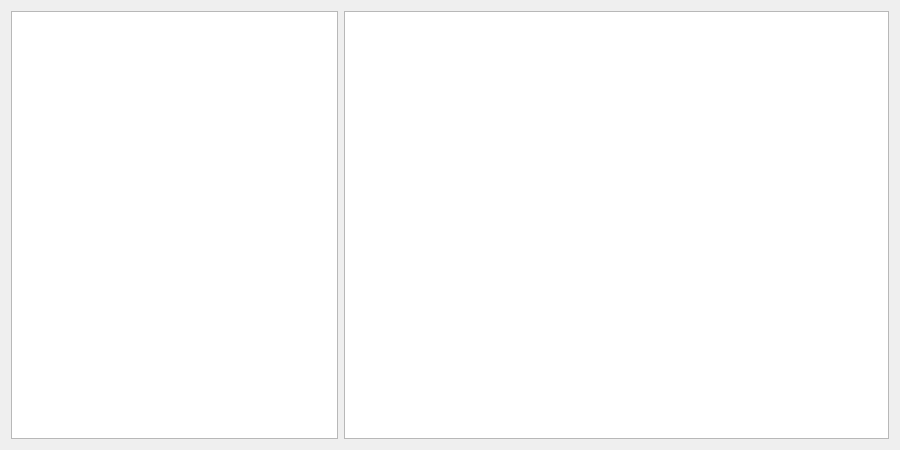
<?xml version="1.0" encoding="UTF-8"?>
<ui version="4.0">
 <class>IntWithPythonPage</class>
 <widget class="QWizardPage" name="IntWithPythonPage">
  <property name="geometry">
   <rect>
    <x>0</x>
    <y>0</y>
    <width>900</width>
    <height>450</height>
   </rect>
  </property>
  <property name="windowTitle">
   <string>WizardPage</string>
  </property>
  <layout class="QHBoxLayout" name="horizontalLayout">
   <item>
    <layout class="QGridLayout" name="gridLayout" columnstretch="3,5">
     <item row="0" column="0">
      <widget class="QTextBrowser" name="infoText">
       <property name="font">
        <font>
         <pointsize>14</pointsize>
        </font>
       </property>
      </widget>
     </item>
     <item row="0" column="1">
      <widget class="QPlainTextEdit" name="codeEdit">
       <property name="styleSheet">
        <string notr="true">font: 14pt &quot;Courier&quot;;</string>
       </property>
      </widget>
     </item>
    </layout>
   </item>
  </layout>
 </widget>
 <resources/>
 <connections/>
</ui>
